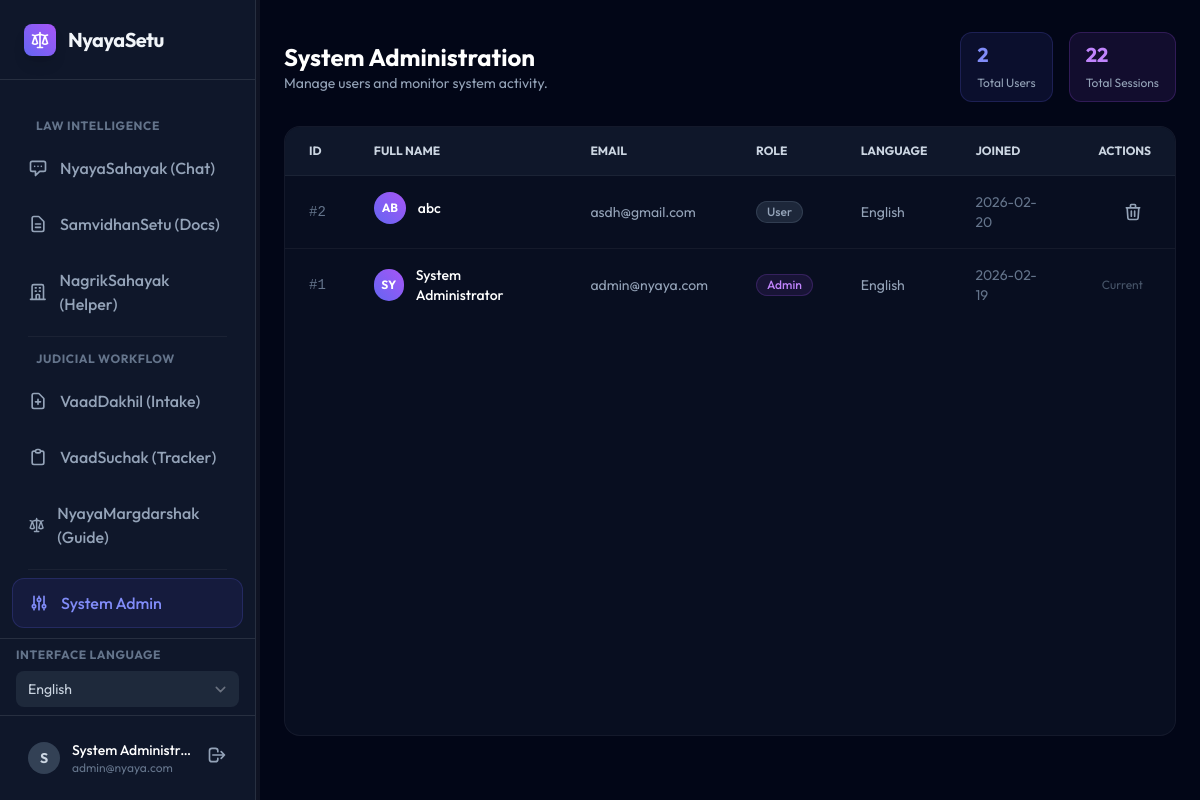
The page /admin-dashboard (signed in) on the database as committed earlier.
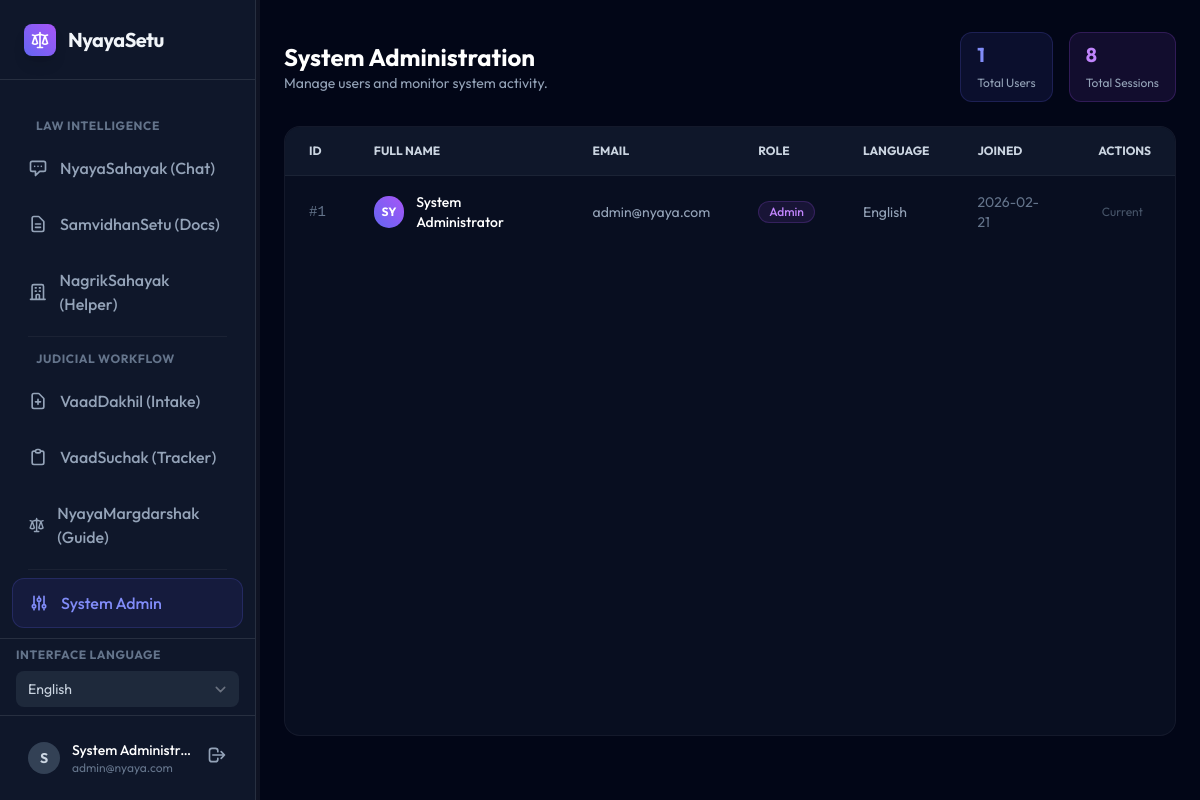
The same page on the database as committed later.
### backend/models.py (models this page shows)
class User(Base):
    __tablename__ = "users"
    id = Column(Integer, primary_key=True, index=True)
    email = Column(String, unique=True, index=True)
    full_name = Column(String)
    hashed_password = Column(String)
    is_active = Column(Boolean, default=True)
    role = Column(String, default=UserRole.USER.value)
    preferred_language = Column(String, default="en") # en, hi, bn, te
    created_at = Column(DateTime, default=datetime.utcnow)
    chats = relationship("ChatSession", back_populates="owner")
    judicial_chats = relationship("JudicialChatSession", back_populates="owner")
    cases = relationship("Case", back_populates="owner")

### backend/routers/pages.py (the view)
@router.get("/admin-dashboard", response_class=HTMLResponse)
async def admin_page(request: Request, user: models.User = Depends(auth.get_current_user_from_cookie), db: Session = Depends(database.get_db)):
    if not user:
        return RedirectResponse(url="/login")
    if user.role != "admin":
        return RedirectResponse(url="/dashboard")
    all_users = db.query(models.User).order_by(models.User.id.desc()).all()
    total_sessions = db.query(models.UserSession).count()
    return templates.TemplateResponse("admin_dashboard.html", {
        "request": request,
        "user": user,
        "users": all_users,
        "total_sessions": total_sessions
    })

### templates/admin_dashboard.html (shortened to what the changed rows need)
{% extends "dashboard_base.html" %}
{% block content %}
<div class="h-[calc(100vh-6rem)] flex flex-col">
    <div class="mb-6 flex items-center justify-between">
        <div>
            <h1 class="text-2xl font-bold text-white">System Administration</h1>
        </div>
        <div class="flex gap-4">
            <div class="bg-indigo-500/10 border border-indigo-500/20 px-4 py-2 rounded-xl">
                <span class="block text-xl font-bold text-indigo-400">{{ users|length }}</span>
                <span class="text-xs text-slate-400">Total Users</span>
            </div>
            <div class="bg-purple-500/10 border border-purple-500/20 px-4 py-2 rounded-xl">
                <span class="block text-xl font-bold text-purple-400">{{ total_sessions }}</span>
                <span class="text-xs text-slate-400">Total Sessions</span>
            </div>
        </div>
    </div>
    <div class="flex-1 bg-slate-900/50 border border-white/5 rounded-2xl overflow-hidden flex flex-col">
        <div class="overflow-x-auto">
            <table class="w-full text-left text-sm text-slate-400">
                <thead class="bg-slate-900 border-b border-white/5 text-xs uppercase font-semibold text-slate-300">
                    <tr>
                        <th class="px-6 py-4">ID</th>
                        <th class="px-6 py-4">Full Name</th>
                        <th class="px-6 py-4">Email</th>
                        <th class="px-6 py-4">Role</th>
                        <th class="px-6 py-4">Language</th>
                        <th class="px-6 py-4">Joined</th>
                        <th class="px-6 py-4 text-right">Actions</th>
                    </tr>
                </thead>
                <tbody class="divide-y divide-white/5">
                    {% for u in users %}
                    <tr class="hover:bg-white/5 transition-colors">
                        <td class="px-6 py-4 font-mono text-slate-500">#{{ u.id }}</td>
                        <td class="px-6 py-4 font-medium text-white flex items-center gap-3">
                            <div
                                class="w-8 h-8 rounded-full bg-gradient-to-tr from-indigo-500 to-purple-500 flex items-center justify-center text-xs font-bold text-white">
                                {{ u.full_name[:2].upper() }}
                            </div>
                            {{ u.full_name }}
                        </td>
                        <td class="px-6 py-4">{{ u.email }}</td>
                        <td class="px-6 py-4">
                            {% if u.role == 'admin' %}
                            <span
                                class="inline-flex items-center px-2.5 py-0.5 rounded-full text-xs font-medium bg-purple-500/10 text-purple-400 border border-purple-500/20">
                                Admin
                            </span>
                            {% else %}
                            <span
                                class="inline-flex items-center px-2.5 py-0.5 rounded-full text-xs font-medium bg-slate-700/50 text-slate-400 border border-slate-600/50">
                                User
                            </span>
                            {% endif %}
                        </td>
                        <td class="px-6 py-4">
                            {% if u.preferred_language == 'hi' %} Hindi
                            {% elif u.preferred_language == 'bn' %} Bengali
                            {% elif u.preferred_language == 'te' %} Telugu
                            {% else %} English {% endif %}
                        </td>
                        <td class="px-6 py-4 text-slate-500">
                            {{ u.created_at.strftime('%Y-%m-%d') if u.created_at else 'N/A' }}
                        </td>
                        <td class="px-6 py-4 text-right">
                            {% if u.id != user.id %}
                            <button onclick="deleteUser({{ u.id }}, '{{ u.email }}')"
                                class="text-slate-400 hover:text-red-400 hover:bg-red-400/10 p-2 rounded-lg transition-colors"
                                title="Delete User">
                                <svg xmlns="http://www.w3.org/2000/svg" class="h-5 w-5" fill="none" viewBox="0 0 24 24"
                                    stroke="currentColor">
                                    <path stroke-linecap="round" stroke-linejoin="round" stroke-width="2"
                                        d="M19 7l-.867 12.142A2 2 0 0116.138 21H7.862a2 2 0 01-1.995-1.858L5 7m5 4v6m4-6v6m1-10V4a1 1 0 00-1-1h-4a1 1 0 00-1 1v3M4 7h16" />
                                </svg>
                            </button>
                            {% else %}
                            <span class="text-xs text-slate-600 block px-2 py-2">Current</span>
                            {% endif %}
                        </td>
                    </tr>
                    {% endfor %}
                </tbody>
            </table>
        </div>
    </div>
</div>
{% endblock %}

### templates/dashboard_base.html (shortened to what the changed rows need)
<!DOCTYPE html>
<html lang="en">
<head>
    <script src="https://cdn.tailwindcss.com?plugins=forms,typography,aspect-ratio,line-clamp"></script>
</head>
<body class="bg-slate-950 text-slate-100 flex h-screen overflow-hidden antialiased">
    <aside id="main-sidebar"
        class="w-64 bg-slate-900 border-r border-white/10 flex-shrink-0 flex flex-col transition-all duration-300">
        <div class="p-4 border-t border-white/10">
            <div class="flex items-center gap-3 px-3 py-2">
                <div
                    class="w-8 h-8 rounded-full bg-slate-700 flex items-center justify-center text-sm font-bold text-slate-300">
                    {{ user.full_name[0] if user.full_name else 'U' }}
                </div>
                <div class="flex-1 min-w-0">
                    <p class="text-sm font-medium text-white truncate">{{ user.full_name }}</p>
                    <p class="text-xs text-slate-500 truncate">{{ user.email }}</p>
                </div>
                <form action="/logout" method="post">
                    <button type="submit" class="text-slate-400 hover:text-red-400 transition-colors" title="Logout">
                    </button>
                </form>
            </div>
        </div>
    </aside>
    <main class="flex-1 overflow-x-hidden overflow-y-auto bg-slate-950 relative">
        <div class="max-w-7xl mx-auto px-6 py-8">
            {% block content %}{% endblock %}
        </div>
    </main>
</body>
</html>

Rows that differ between the two databases and show on the page:
removed User: id "2", full_name "AB", full_name "abc", email "asdh@gmail.com", role "User", preferred_language "English", created_at "2026-02-20"
changed User "System Administrator": created_at "2026-02-19" → "2026-02-21"
Other text that changed with them:
{{ users|length }}: "2" → "1"
{{ total_sessions }}: "22" → "8"
